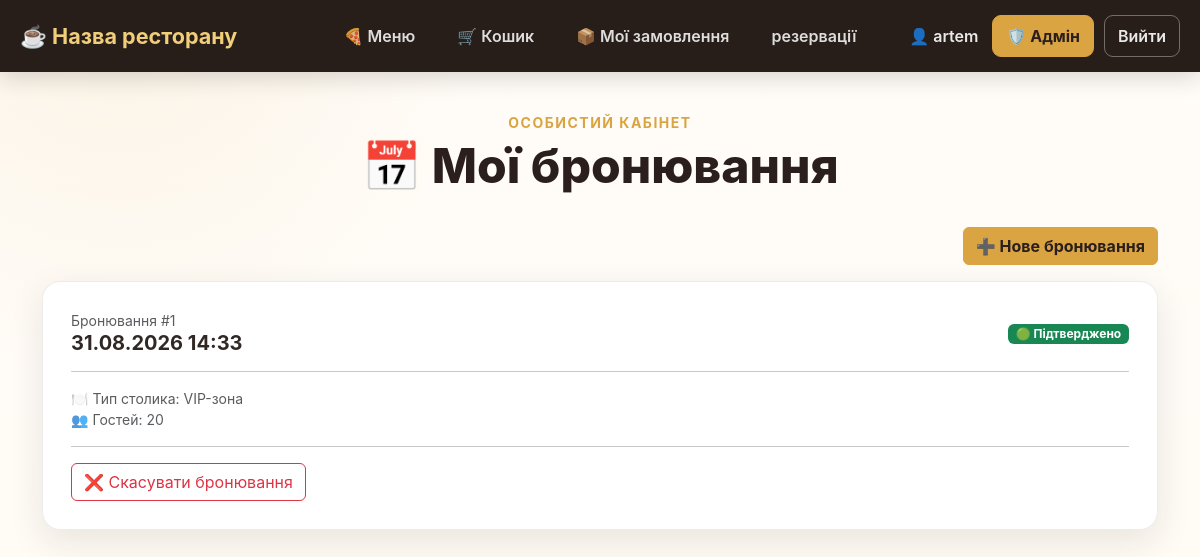
The page /my_reservations (signed in) on the database as committed earlier.
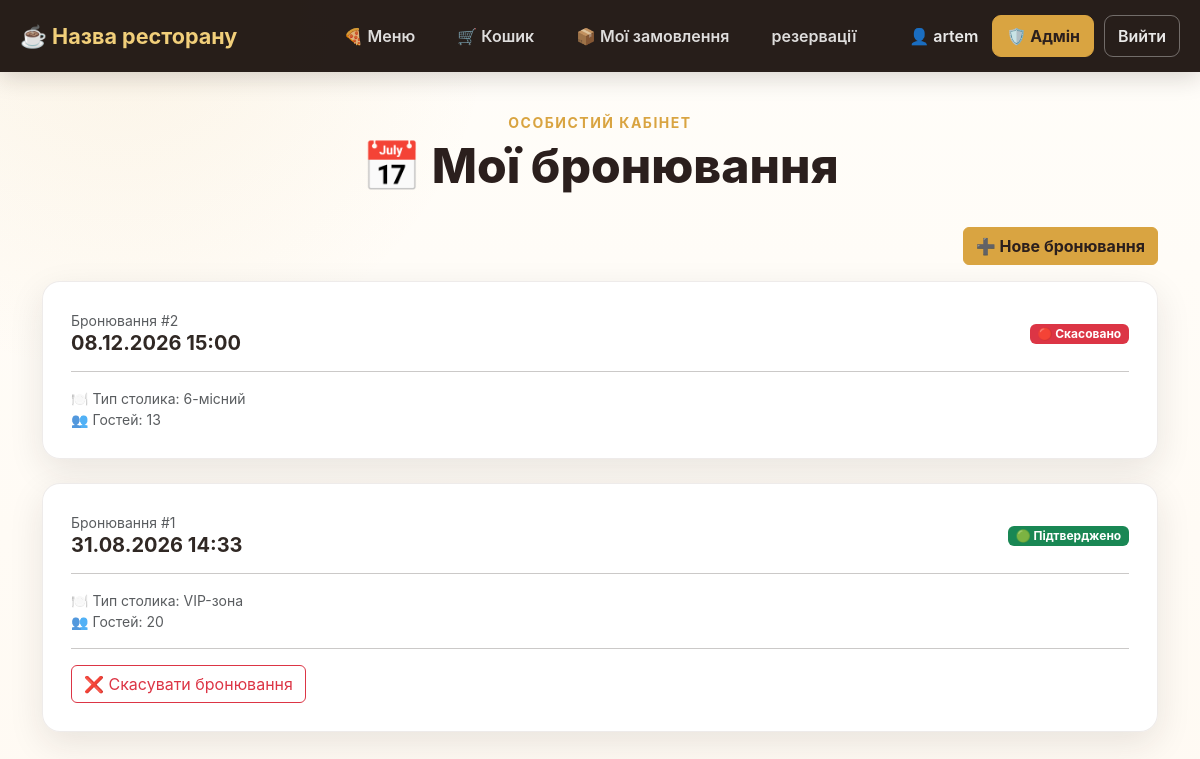
The same page on the database as committed later.
### online_restaurant_db.py (models this page shows)
class Base(DeclarativeBase):
    pass

class Reservation(Base):
    __tablename__ = "reservation"
    id: Mapped[int] = mapped_column(primary_key=True)
    time_start: Mapped[datetime] = mapped_column(DateTime)
    type_table: Mapped[str] = mapped_column(String(20))
    guests: Mapped[int] = mapped_column(Integer, default=2)
    status: Mapped[str] = mapped_column(String(20), default="pending")
    user_id: Mapped[int] = mapped_column(ForeignKey('users.id'))
    user = relationship("Users", foreign_keys="Reservation.user_id", back_populates="reservations")

### online_restaurant.py (the view)
@app.route('/my_reservations')
@login_required
def my_reservations():
    with Session() as cursor:
        reservations = (
            cursor.query(Reservation)
            .options(joinedload(Reservation.user))
            .filter_by(user_id=current_user.id)
            .order_by(Reservation.time_start.desc())
            .all()
        )
    return render_template('my_reservations.html', reservations=reservations)

### online_restaurant.py (called while the page is built)
@app.before_request
def ensure_csrf_token():
    if "csrf_token" not in session:
        session["csrf_token"] = secrets.token_hex(16)

@login_manager.user_loader
def load_user(user_id):
    with Session() as session:
        user = session.query(Users).filter_by(id = user_id).first()
        if user:
            return user

@app.after_request
def apply_csp(response):
    nonce = secrets.token_urlsafe(16)  # Генеруємо випадковий nonce для дозволених скриптів
    csp = (
        f"default-src 'self'; "
        f"script-src 'self' 'nonce-{nonce}'; "
        f"style-src 'self'; "
        f"frame-ancestors 'none'; "
        f"base-uri 'self'; "
        f"form-action 'self'"
    )
    response.headers["Content-Security-Policy"] = csp
    response.set_cookie('nonce', nonce)
    return response

### templates/my_reservations.html (shortened to what this page needs)
<!DOCTYPE html>
<html lang="uk">
<head>
    <link rel="stylesheet" href="{{ url_for('static', filename='css/bootstrap.min.css') }}">
    <link rel="stylesheet" href="{{ url_for('static', filename='css/restaurant.css') }}">
</head>
<body>
{% include '_navigation.html' %}
<main class="container pb-5">
    <div class="text-center py-4">
        <div class="text-uppercase small fw-bold" style="color:var(--gold);letter-spacing:1.5px">
            Особистий кабінет
        </div>
        <h1 class="section-title display-5 mt-1">📅 Мої бронювання</h1>
    </div>
    <div class="text-end mb-3">
        <a href="{{ url_for('reservation') }}" class="btn btn-gold">➕ Нове бронювання</a>
    </div>
    {% if reservations %}
        {% for res in reservations %}
            <div class="feature-card mb-4">
                <div class="d-flex justify-content-between align-items-center mb-3">
                    <div>
                        <div class="text-muted small">Бронювання #{{ res.id }}</div>
                        <h2 class="h5 fw-bold mb-0">
                            {{ res.time_start.strftime('%d.%m.%Y %H:%M') }}
                        </h2>
                    </div>
                    <div class="text-end">
                        {% if res.status == 'pending' %}
                            <span class="badge text-bg-warning">🟡 Очікує підтвердження</span>
                        {% elif res.status == 'confirmed' %}
                            <span class="badge text-bg-success">🟢 Підтверджено</span>
                        {% elif res.status == 'cancelled' %}
                            <span class="badge text-bg-danger">🔴 Скасовано</span>
                        {% endif %}
                    </div>
                </div>
                <hr>
                <div class="small text-muted">
                    🍽️ Тип столика: {{ res.type_table }}
                    <br>
                    👥 Гостей: {{ res.guests }}
                </div>
                {% if res.status != 'cancelled' %}
                    <hr>
                    <form action="{{ url_for('cancel_reservation', reservation_id=res.id) }}"
                          method="POST"
                          onsubmit="return confirm('Ви впевнені, що хочете скасувати бронювання?');">
                        <button type="submit" class="btn btn-outline-danger">
                            ❌ Скасувати бронювання
                        </button>
                    </form>
                {% endif %}
            </div>
        {% endfor %}
    {% endif %}
</main>
</body>
</html>

Rows that differ between the two databases and show on the page:
added Reservation: id "2", time_start "08.12.2026 15:00", status "🔴 Скасовано", type_table "6-місний", guests "13"
